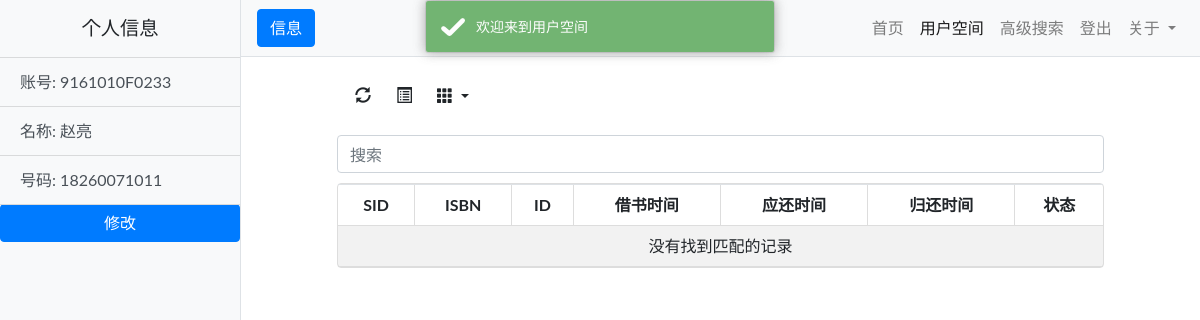
/user (signed in), run on the app's committed database.
### BookManage/model.py (models this page shows, shortened)
class User(db.Model):
    __tablename__ = 'user'
    ID = db.Column(db.String(15), primary_key=True, nullable=False)
    name = db.Column(db.String(20), nullable=False)
    password = db.Column(db.String(20), nullable=False)
    phonenum = db.Column(db.String(11), nullable=False)
    def get(self, ID):
        return self.query.filter_by(ID=ID).first()
    def out(self, user):
        return {
            'ID': user.ID,
            'name': user.name,
            'password': user.password,
            'phonenum': user.phonenum
        }

### BookManage/view.py (the view)
    @app.route('/user')
    def user():
        check_user()
        us = User.get(User, ID=session['ID'])
        us = User.out(User, us)
        return render_template('user.html', pinfo=us, welcome='欢迎来到用户空间')

### BookManage/__init__.py (called while the page is built)
def init_app(config_filename):
    app = Flask(__name__)
    app.config.from_object(config_filename)
    @app.after_request
    def after_request(response):
        response.headers.add('Access-Control-Allow-Origin', '*')
        if request.method == 'OPTIONS':
            response.headers['Access-Control-Allow-Methods'] = 'POST'
            headers = request.headers.get('Access-Control-Request-Headers')
            if headers:
                response.headers['Access-Control-Allow-Headers'] = headers
        return response
    from BookManage.model import db
    db.init_app(app)
    from BookManage.view import init_api
    init_api(app)
    return app

### BookManage/templates/user.html (shortened to what this page needs)
{% extends "base.html" %}
{% block navbar %}
<body onload="showalert()">
  <div class="d-flex" id="wrapper">
    <div class="bg-light border-right" id="sidebar-wrapper">
      <div class="sidebar-heading text-center">个人信息</div>
      <div class="list-group list-group-flush">
        <a href="#" class="list-group-item list-group-item-action bg-light">账号: {{ pinfo['ID'] }}</a>
        <a href="#" class="list-group-item list-group-item-action bg-light">名称: {{ pinfo['name'] }}</a>
        <a href="#" class="list-group-item list-group-item-action bg-light">号码: {{ pinfo['phonenum'] }}</a>
        <button class="btn btn-primary" data-toggle="modal" data-target="#modify">修改</button>
      </div>
    </div>
    <div id="page-content-wrapper">
      <nav class="navbar navbar-expand-lg navbar-light bg-light border-bottom">
        <button class="btn btn-primary" id="menu-toggle">信息</button>
        <div class="collapse navbar-collapse" id="navbarSupportedContent">
          <ul class="navbar-nav ml-auto mt-2 mt-lg-0">
            <li class="nav-item">
              <a class="nav-link" href="{{ url_for('index') }}">首页</a>
            </li>
            <li class="nav-item active">
              <a class="nav-link" href="#">用户空间 <span class="sr-only">(current)</span></a>
            </li>
            <li class="nav-item">
              <a class="nav-link" href="{{ url_for('search') }}">高级搜索</a>
            </li>
            <li class="nav-item">
              <a class="nav-link" href="{{ url_for('logout') }}">登出</a>
            </li>
            <li class="nav-item dropdown">
              <a class="nav-link dropdown-toggle" href="#" id="navbarDropdown" role="button" data-toggle="dropdown" aria-haspopup="true" aria-expanded="false">
                关于
              </a>
            </li>
          </ul>
        </div>
      </nav>
        <div style="width: 80%;margin: 0 auto">
            <table id="table" ></table>
        </div>
    </div>
  </div>
{% endblock %}

### BookManage/static/css/style.css (style rules this page uses)
body { font-family: 'Lato', 'Helvetica Neue', Helvetica, Arial, sans-serif; }

### BookManage/static/css/simple-sidebar.css (style rules this page uses)
body { overflow-x: hidden; }
#sidebar-wrapper { min-height: 100vh; margin-left: -15rem; -webkit-transition: margin .25s ease-out; -moz-transition: margin .25s ease-out; -o-transition: margin .25s ease-out; transition: margin .25s ease-out; }
#sidebar-wrapper .sidebar-heading { padding: 0.875rem 1.25rem; font-size: 1.2rem; }
#sidebar-wrapper .list-group { width: 15rem; }
#page-content-wrapper { min-width: 100vw; }
@media (min-width: 768px) { #sidebar-wrapper { margin-left: 0; } }
@media (min-width: 768px) { #page-content-wrapper { min-width: 0; width: 100%; } }

### data on the page
User: ID "9161010F0233", name "赵亮", phonenum "18260071011"
